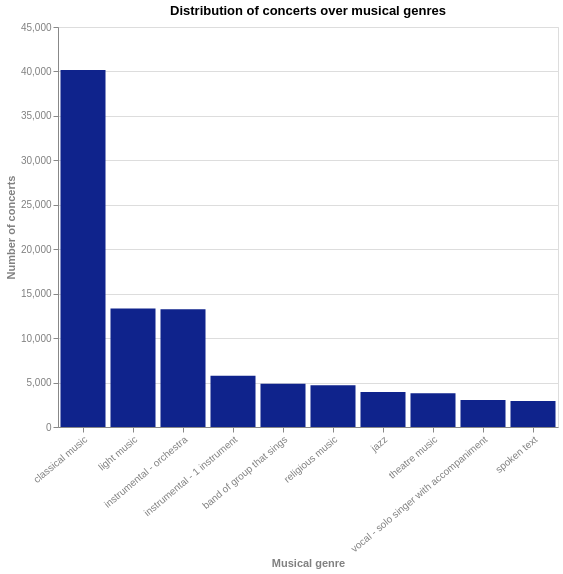

Write the Vega-Lite specification saved for this chart.
### Vega-Lite specification from a JSON file in a GitHub repository (floating-point values rounded to 4 significant figures)
{"$schema": "https://vega.github.io/schema/vega-lite/v5.json", "title": "Distribution of concerts over musical genres", "description": "Distribution of concerts over musical genres", "width": 500, "height": 400, "data": {"values": [{"Genre": "classical music", "Number of concerts": 40156}, {"Genre": "light music", "Number of concerts": 13325}, {"Genre": "instrumental - orchestra", "Number of concerts": 13247}, {"Genre": "instrumental - 1 instrument", "Number of concerts": 5762}, {"Genre": "band of group that sings", "Number of concerts": 4876}, {"Genre": "religious music", "Number of concerts": 4687}, {"Genre": "jazz", "Number of concerts": 3942}, {"Genre": "theatre music", "Number of concerts": 3805}, {"Genre": "vocal - solo singer with accompaniment", "Number of concerts": 3024}, {"Genre": "spoken text", "Number of concerts": 2918}]}, "mark": {"type": "bar", "binSpacing": 1, "tooltip": true}, "encoding": {"x": {"field": "Genre", "type": "nominal", "title": "Musical genre", "sort": "-y"}, "y": {"field": "Number of concerts", "type": "quantitative", "title": "Number of concerts"}, "color": {"value": "#0F238C"}}, "config": {"countTitle": "Count", "axisX": {"labelAngle": -40, "titleColor": "grey", "labelColor": "grey"}, "axisY": {"titleColor": "grey", "labelColor": "grey"}}}
